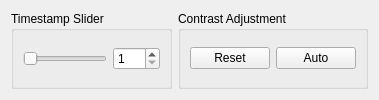
                 <widget class="QWidget" name="tabWidget_time22">
                  <attribute name="title">
                   <string>Timestamp 3</string>
                  </attribute>
                  <layout class="QGridLayout" name="gridLayout_130">
                   <item row="0" column="0">
                    <widget class="QGroupBox" name="groupBox_61">
                     <property name="font">
                      <font>
                       <pointsize>9</pointsize>
                       <bold>false</bold>
                      </font>
                     </property>
                     <property name="title">
                      <string>Timestamp Slider</string>
                     </property>
                     <layout class="QGridLayout" name="gridLayout_131">
                      <item row="0" column="0">
                       <widget class="QSlider" name="changetimestamp_data22">
                        <property name="styleSheet">
                         <string notr="true"/>
                        </property>
                        <property name="maximum">
                         <number>99</number>
                        </property>
                        <property name="singleStep">
                         <number>1</number>
                        </property>
                        <property name="pageStep">
                         <number>1</number>
                        </property>
                        <property name="value">
                         <number>0</number>
                        </property>
                        <property name="orientation">
                         <enum>Qt::Horizontal</enum>
                        </property>
                       </widget>
                      </item>
                      <item row="0" column="1">
                       <widget class="QSpinBox" name="displaytimestamp_data22">
                        <property name="buttonSymbols">
                         <enum>QAbstractSpinBox::UpDownArrows</enum>
                        </property>
                        <property name="minimum">
                         <number>1</number>
                        </property>
                        <property name="maximum">
                         <number>120</number>
                        </property>
                       </widget>
                      </item>
                     </layout>
                    </widget>
                   </item>
                   <item row="0" column="1">
                    <widget class="QGroupBox" name="groupBox_62">
                     <property name="font">
                      <font>
                       <pointsize>9</pointsize>
                       <bold>false</bold>
                      </font>
                     </property>
                     <property name="title">
                      <string>Contrast Adjustment</string>
                     </property>
                     <layout class="QGridLayout" name="gridLayout_132">
                      <item row="0" column="0">
                       <widget class="QPushButton" name="pushButton_reset_data22">
                        <property name="text">
                         <string>Reset</string>
                        </property>
                       </widget>
                      </item>
                      <item row="0" column="1">
                       <widget class="QPushButton" name="pushButton_auto_data22">
                        <property name="text">
                         <string>Auto</string>
                        </property>
                       </widget>
                      </item>
                     </layout>
                    </widget>
                   </item>
                  </layout>
                 </widget>
